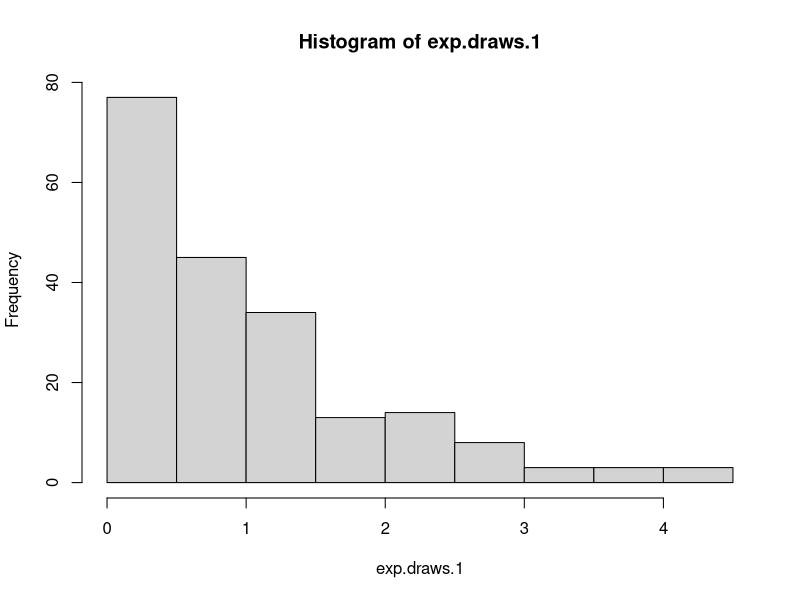
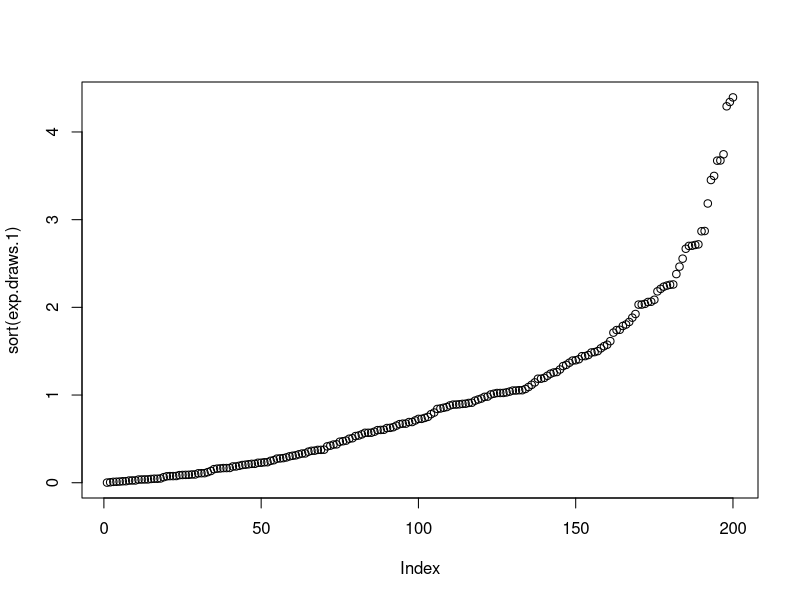
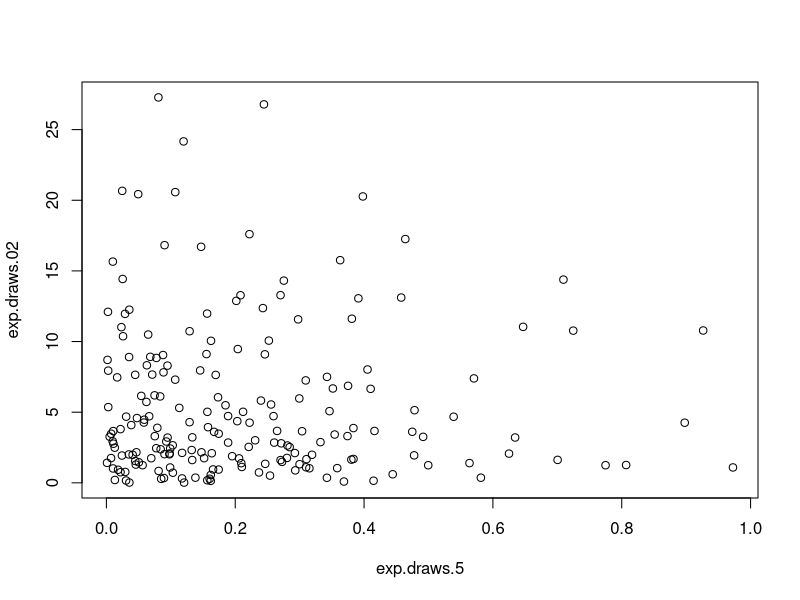
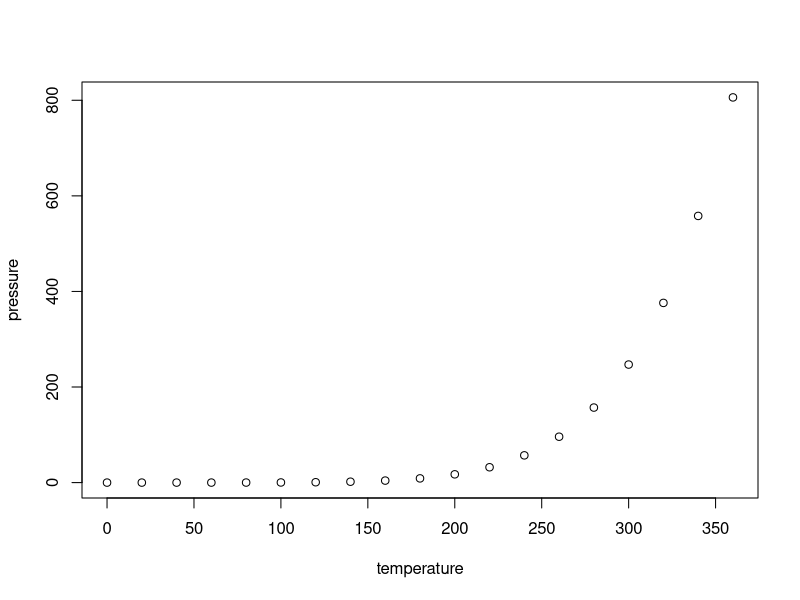

These charts were generated, in order, by the following R code:
## ---- chunk 1
knitr::opts_chunk$set(echo = TRUE)
#Part 1
#1
exp.draws.1 <- rexp(200)
mean(exp.draws.1)
sd(exp.draws.1)

#2
exp.draws.02 <- rexp(200,0.2)
mean(exp.draws.02)
sd(exp.draws.02)

exp.draws.5 <- rexp(200,5)
mean(exp.draws.5)
sd(exp.draws.5)

exp.draws.7.3 <- rexp(200,7.3)
mean(exp.draws.7.3)
sd(exp.draws.7.3)

exp.draws.10 <- rexp(200,10)
mean(exp.draws.10)
sd(exp.draws.10)

#3a
hist(exp.draws.1)

#3b
plot(sort(exp.draws.1))

#3c
plot(exp.draws.5,exp.draws.02)

#4

## ---- chunk 2
summary(cars)
## ---- chunk 3
plot(pressure)
